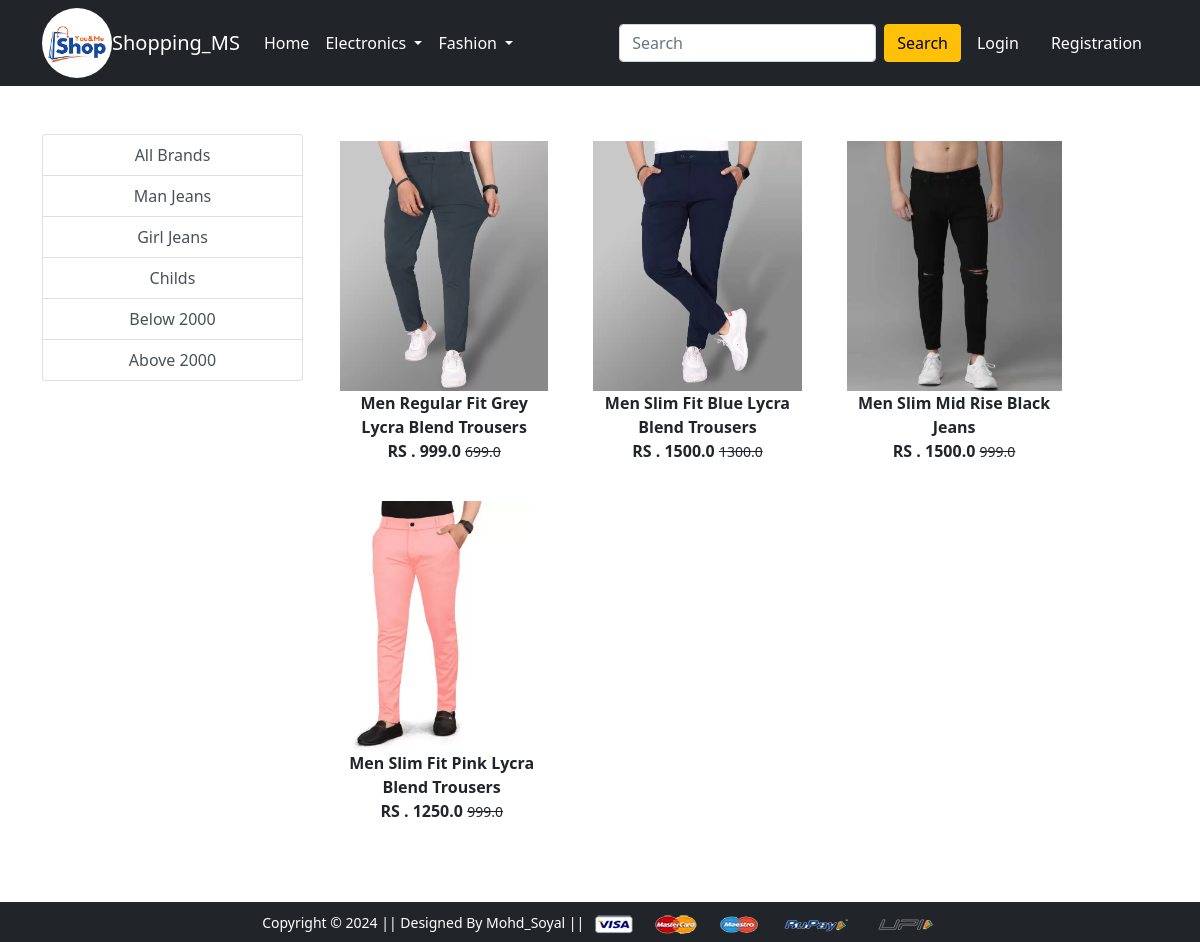
/bottomwear, run on the app's committed database.
### online_Store/models.py (models this page shows, shortened)
class Product(models.Model):
    title=models.CharField(max_length=200)
    selling_price=models.FloatField()
    discount_price=models.FloatField()
    discription=models.TextField(default='null')
    brand=models.CharField(max_length=200)
    category=models.CharField(choices=Category_Choice ,max_length=200)
    img=models.ImageField(upload_to='static')

### online_Store/views.py (the view)
# urls.py: path('bottomwear',views.bottom,name='bottomwear'),
def bottom(request,data=None):
    if data is None:
        bottomwear = Product.objects.filter(category='BW').order_by("?")
    elif data == 'T-Shirt':
        bottomwear = Product.objects.filter(category='BW', brand=data).order_by("?")
    elif data == 'Shirt':
        bottomwear = Product.objects.filter(category='BW', brand=data).order_by("?")
    elif data == 'Oppo':
      bottomwear = Product.objects.filter(category='BW', brand=data).order_by("?")
    elif data == 'below':
        bottomwear = Product.objects.filter(category='BW').filter(discount_price__lt=2000)
    elif data == 'above':
        bottomwear = Product.objects.filter(category='BW').filter(discount_price__gt=2000)
    else:
        bottomwear = []
    return render(request,'bottom.html',{'bottomwear':bottomwear})

### template/bottom.html (shortened to what this page needs)
{% extends 'base.html' %}
{% load static %}
{% block main-content %}
<div class="container my-5">
    <div class="row">
        <div class="col-sm-3">
            <div class="list-group">
                <a href="{% url 'bottomwear' %}" class="list-group-item list-group-item-action text-center" aria-current="true">All Brands</a>
                <a href="{% url 'topdata' 'T-Shirt' %}"class="list-group-item list-group-item-action text-center" aria-current="true">Man Jeans</a>
                <a href="{% url 'topdata' 'Shirt' %}"class="list-group-item list-group-item-action text-center" aria-current="true">Girl Jeans</a>
                <a href="{% url 'topdata' 'Lenovo' %}" class="list-group-item list-group-item-action text-center" aria-current="true">Childs</a>
                <a href="{% url 'topdata' 'below' %}" class="list-group-item list-group-item-action text-center" aria-current="true">Below 2000</a>
                <a href="{% url 'topdata' 'above' %}" class="list-group-item list-group-item-action text-center" aria-current="true">Above 2000</a>
            </div>
        </div>
        <div class="col-sm-8">
            <div class="row">
               {% for product in bottomwear %}
                <div class="col-sm-4 text-center mb-4">
                    <a href="{% url 'product-detail' product.id %}" class="btn">
                        <div class="item">
                            <img src="{{product.img.url}}" alt="" height="250">
                            <div class="fw-bold">{{product.title}}</div>
                            <div class="fw-bold">RS . {{product.discount_price}}
                                <small class="fw-light text-decoration-line-through">{{product.selling_price}}</small>
                            </div>
                        </div>
                    </a>
                </div>
                {% endfor %}
            </div>
        </div>
    </div>
</div>
{% endblock main-content %}

### data on the page
Product: img (picture), title "Men Regular Fit Grey Lycra Blend Trousers", discount_price "999.0", selling_price "699.0"
Product: img (picture), title "Men Slim Fit Blue Lycra Blend Trousers", discount_price "1500.0", selling_price "1300.0"
Product: img (picture), title "Men Slim Mid Rise Black Jeans", discount_price "1500.0", selling_price "999.0"
Product: img (picture), title "Men Slim Fit Pink Lycra Blend Trousers", discount_price "1250.0", selling_price "999.0"
